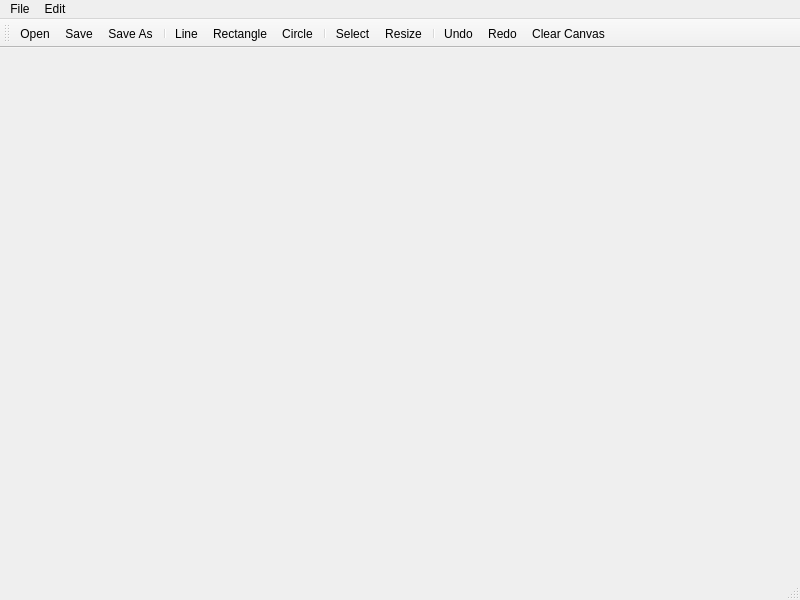
<?xml version="1.0" encoding="UTF-8"?>
<ui version="4.0">
 <class>MainWindow</class>
 <widget class="QMainWindow" name="MainWindow">
  <property name="geometry">
   <rect>
    <x>0</x>
    <y>0</y>
    <width>800</width>
    <height>600</height>
   </rect>
  </property>
  <property name="windowTitle">
   <string>2D Cad</string>
  </property>
  <widget class="QWidget" name="centralwidget">
   <layout class="QGridLayout" name="gridLayout">
    <item row="0" column="0">
     <widget class="QWidget" name="CanvasContainer" native="true"/>
    </item>
   </layout>
  </widget>
  <widget class="QMenuBar" name="menubar">
   <property name="geometry">
    <rect>
     <x>0</x>
     <y>0</y>
     <width>800</width>
     <height>25</height>
    </rect>
   </property>
   <widget class="QMenu" name="menuEdit">
    <property name="title">
     <string>Edit</string>
    </property>
    <addaction name="actionLine"/>
    <addaction name="actionRectangle"/>
    <addaction name="actionCircle"/>
    <addaction name="separator"/>
    <addaction name="actionSelect"/>
    <addaction name="actionResize"/>
    <addaction name="actionUndo"/>
    <addaction name="actionRedo"/>
    <addaction name="actionClear_Canvas"/>
   </widget>
   <widget class="QMenu" name="menuFile">
    <property name="title">
     <string>File</string>
    </property>
    <addaction name="actionOpen"/>
    <addaction name="actionSave"/>
    <addaction name="actionSaveAs"/>
   </widget>
   <addaction name="menuFile"/>
   <addaction name="menuEdit"/>
  </widget>
  <widget class="QStatusBar" name="statusbar"/>
  <widget class="QToolBar" name="toolBar">
   <property name="cursor">
    <cursorShape>ArrowCursor</cursorShape>
   </property>
   <property name="mouseTracking">
    <bool>false</bool>
   </property>
   <property name="windowTitle">
    <string>toolBar</string>
   </property>
   <attribute name="toolBarArea">
    <enum>TopToolBarArea</enum>
   </attribute>
   <attribute name="toolBarBreak">
    <bool>false</bool>
   </attribute>
   <addaction name="actionOpen"/>
   <addaction name="actionSave"/>
   <addaction name="actionSaveAs"/>
   <addaction name="separator"/>
   <addaction name="actionLine"/>
   <addaction name="actionRectangle"/>
   <addaction name="actionCircle"/>
   <addaction name="separator"/>
   <addaction name="actionSelect"/>
   <addaction name="actionResize"/>
   <addaction name="separator"/>
   <addaction name="actionUndo"/>
   <addaction name="actionRedo"/>
   <addaction name="actionClear_Canvas"/>
  </widget>
  <action name="actionSelect">
   <property name="icon">
    <iconset resource="Resouces.qrc">
     <normaloff>:/rec/img/Select.png</normaloff>:/rec/img/Select.png</iconset>
   </property>
   <property name="text">
    <string>Select</string>
   </property>
  </action>
  <action name="actionLine">
   <property name="icon">
    <iconset resource="Resouces.qrc">
     <normaloff>:/rec/img/line.png</normaloff>:/rec/img/line.png</iconset>
   </property>
   <property name="text">
    <string>Line</string>
   </property>
  </action>
  <action name="actionRectangle">
   <property name="icon">
    <iconset resource="Resouces.qrc">
     <normaloff>:/rec/img/rectangle.png</normaloff>:/rec/img/rectangle.png</iconset>
   </property>
   <property name="text">
    <string>Rectangle</string>
   </property>
  </action>
  <action name="actionCircle">
   <property name="icon">
    <iconset resource="Resouces.qrc">
     <normaloff>:/rec/img/circle.png</normaloff>:/rec/img/circle.png</iconset>
   </property>
   <property name="text">
    <string>Circle</string>
   </property>
  </action>
  <action name="actionResize">
   <property name="icon">
    <iconset resource="Resouces.qrc">
     <normaloff>:/rec/img/resize.png</normaloff>:/rec/img/resize.png</iconset>
   </property>
   <property name="text">
    <string>Resize</string>
   </property>
  </action>
  <action name="actionClear_Canvas">
   <property name="icon">
    <iconset resource="Resouces.qrc">
     <normaloff>:/rec/img/remove-icon.png</normaloff>:/rec/img/remove-icon.png</iconset>
   </property>
   <property name="text">
    <string>Clear Canvas</string>
   </property>
  </action>
  <action name="actionSave">
   <property name="icon">
    <iconset resource="Resouces.qrc">
     <normaloff>:/rec/img/save.png</normaloff>:/rec/img/save.png</iconset>
   </property>
   <property name="text">
    <string>Save</string>
   </property>
  </action>
  <action name="actionSaveAs">
   <property name="icon">
    <iconset resource="Resouces.qrc">
     <normaloff>:/rec/img/save as.png</normaloff>:/rec/img/save as.png</iconset>
   </property>
   <property name="text">
    <string>Save As</string>
   </property>
  </action>
  <action name="actionOpen">
   <property name="icon">
    <iconset resource="Resouces.qrc">
     <normaloff>:/rec/img/folder.png</normaloff>:/rec/img/folder.png</iconset>
   </property>
   <property name="text">
    <string>Open</string>
   </property>
  </action>
  <action name="actionUndo">
   <property name="icon">
    <iconset resource="Resouces.qrc">
     <normaloff>:/rec/img/Undo.png</normaloff>:/rec/img/Undo.png</iconset>
   </property>
   <property name="text">
    <string>Undo</string>
   </property>
  </action>
  <action name="actionRedo">
   <property name="icon">
    <iconset resource="Resouces.qrc">
     <normaloff>:/rec/img/Redo.png</normaloff>:/rec/img/Redo.png</iconset>
   </property>
   <property name="text">
    <string>Redo</string>
   </property>
  </action>
 </widget>
 <resources>
  <include location="Resouces.qrc"/>
 </resources>
 <connections/>
</ui>
